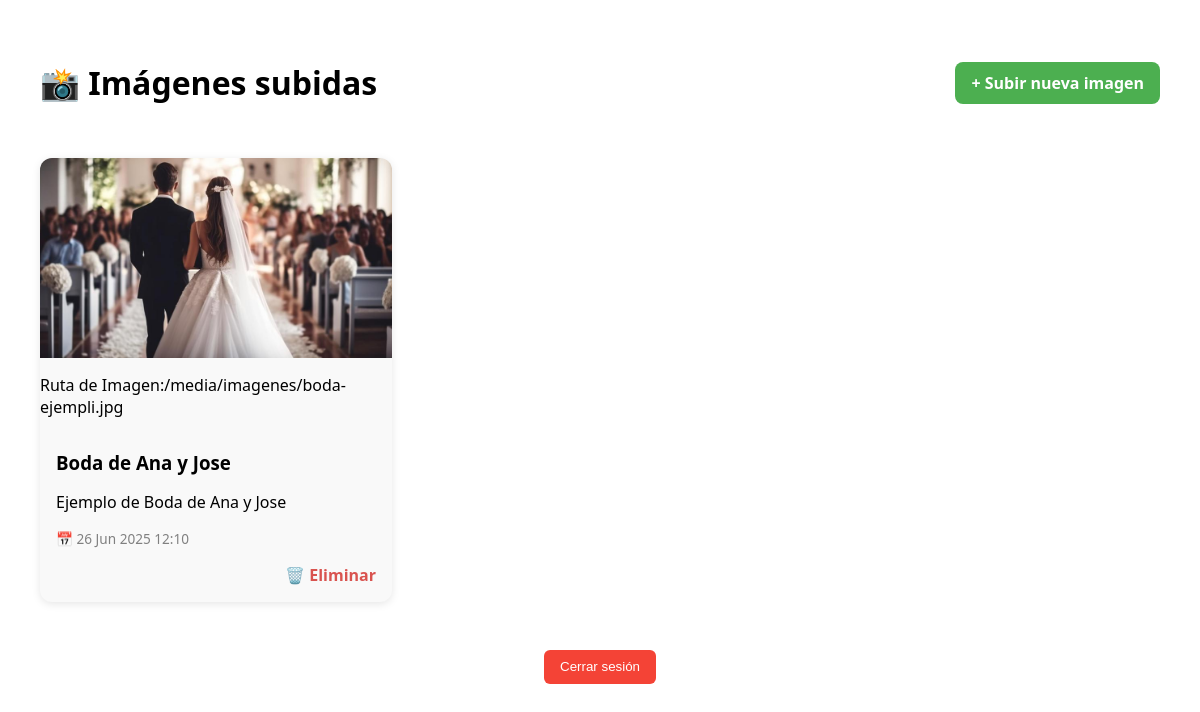
Screenshot of /imagen (signed in) with the database file from the repository.
### appcastillocongosto/models.py (models this page shows, shortened)
class Imagen(models.Model):
    id = models.AutoField(primary_key=True)
    titulo = models.CharField("Titulo", max_length=50, null=True, blank=True)
    descripcion = models.TextField("Descripción", null=True, blank=True)
    fecha_creacion = models.DateTimeField("Fecha de creación", default=timezone.now)
    imagen = models.ImageField("Imagen", blank=True, null=True, upload_to='imagenes/')
    class Meta:
        verbose_name = "Imagen"
        verbose_name_plural = "Imagenes"
        ordering = ['id']

### appcastillocongosto/views.py (the view)
# urls.py: path('imagen', views.lista_imagenes, name='lista_imagenes'),
@login_required(login_url='login')
def lista_imagenes(request):
    lista_imagenes = Imagen.objects.all().order_by('-fecha_creacion')
    return render (request, 'lista_imagenes.html', {'lista_imagenes':lista_imagenes})

### templates/lista_imagenes.html (shortened to what this page needs)
{% load static %}
{% block head %}
<link rel="stylesheet" href="{% static 'css/lista_imagenes.css' %}">
{% endblock %}
{% block content %}
<div class="contenedor-admin">
    <div class="header-admin">
        <h1>📸 Imágenes subidas</h1>
        <a href="{% url 'subir_imagen' %}" class="boton-subir">+ Subir nueva imagen</a>
    </div>
    <div class="galeria-admin">
        {% for imagen in lista_imagenes %}
            <div class="card-imagen">
                {% if imagen.imagen %}
                    <img src="{{ imagen.imagen.url }}" alt="{{ imagen.titulo }}">
                    <p>Ruta de Imagen:{{ imagen.imagen.url }}</p>
                {% endif %}
                <div class="contenido-imagen">
                    <h3>{{ imagen.titulo }}</h3>
                    <p>{{ imagen.descripcion }}</p>
                    <span class="fecha-publicacion">📅 {{ imagen.fecha_creacion|date:"d M Y H:i" }}</span>
                </div>
                <div class="acciones-imagen">
                    <a href="{% url 'eliminar_imagen' imagen.id %}" onclick="return confirm('¿Estás seguro de que quieres eliminar esta imagen?');" class="boton-eliminar">🗑️ Eliminar</a>
                </div>
            </div>
        {% empty %}
            <p>No hay imágenes publicadas todavía.</p>
        {% endfor %}
    </div>
    {% if user.is_authenticated %}
        <form method="post" action="{% url 'logout' %}" class="form-logout">
            <button type="submit" class="boton-cerrar-sesion">Cerrar sesión</button>
        </form>
    {% endif %}
</div>
{% endblock %}

### static/css/lista_imagenes.css (style rules this page uses)
.contenedor-admin { height: 100vh; max-width: 1200px; margin: auto; padding: 2rem; font-family: 'Segoe UI', sans-serif; }
.header-admin { display: flex; justify-content: space-between; align-items: center; margin-bottom: 2rem; }
.boton-subir { background-color: #4CAF50; color: white; padding: 0.6rem 1rem; text-decoration: none; border-radius: 8px; font-weight: bold; }
.galeria-admin { display: grid; grid-template-columns: repeat(auto-fill, minmax(300px, 1fr)); gap: 2rem; }
.card-imagen { background: #f9f9f9; border-radius: 12px; box-shadow: 0 2px 8px rgba(0,0,0,0.1); overflow: hidden; display: flex; flex-direction: column; transition: transform 0.2s; }
.card-imagen img { width: 100%; height: 200px; object-fit: cover; }
.contenido-imagen { padding: 1rem; }
.contenido-imagen h3 { margin: 0 0 0.5rem 0; }
.fecha-publicacion { font-size: 0.85rem; color: gray; }
.acciones-imagen { padding: 0 1rem 1rem; text-align: right; }
.boton-eliminar { color: #d9534f; text-decoration: none; font-weight: bold; }
.form-logout { margin-top: 3rem; text-align: center; }
.boton-cerrar-sesion { background: #f44336; color: white; padding: 0.6rem 1rem; border: none; border-radius: 6px; cursor: pointer; }

### rows the page displays
Imagen: imagen (picture), imagen "/media/imagenes/boda-ejempli.jpg", titulo "Boda de Ana y Jose", descripcion "Ejemplo de Boda de Ana y Jose", fecha_creacion "26 Jun 2025 12:10"
